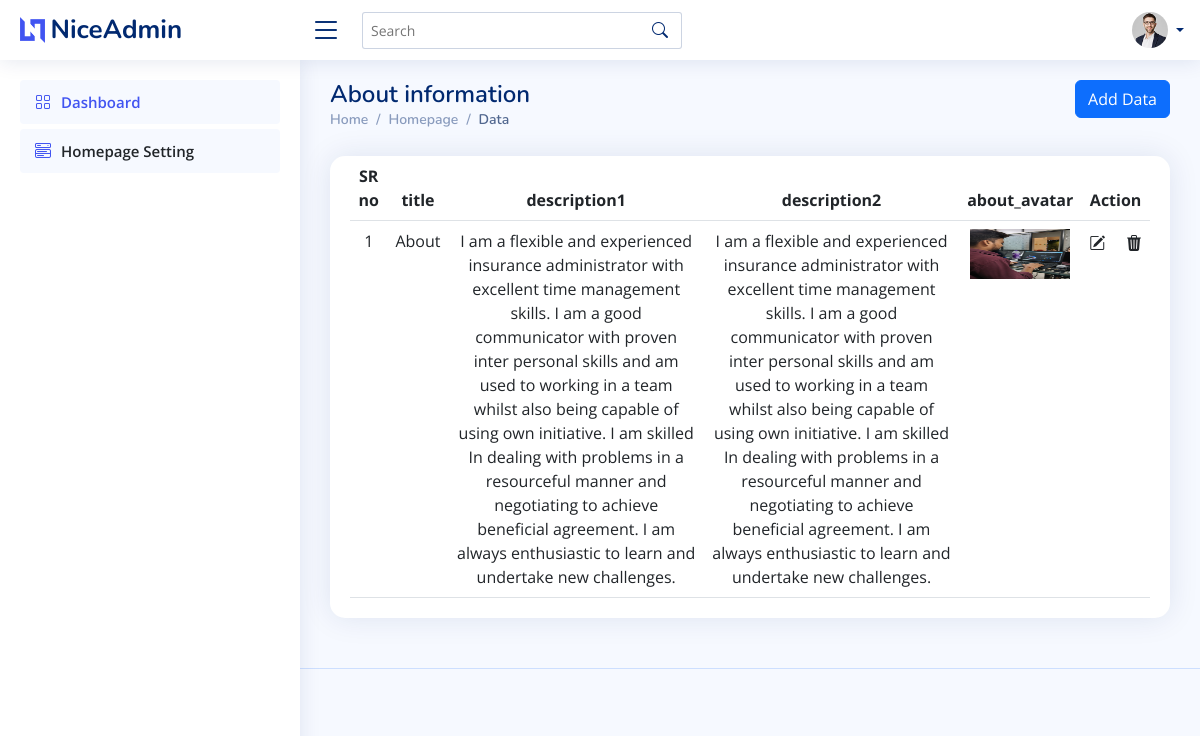
Page /about_table on the committed database.
### Adminside/models.py (models this page shows, shortened)
class About(models.Model):
    title = models.CharField(max_length=20, blank=True, null=True)
    description1 = models.TextField(blank=False, null=True)
    description2 = models.TextField(blank=False, null=True)
    about_avatar = models.ImageField(upload_to='Gallary',blank=True,null=True)

### Adminside/views.py (the view)
# urls.py: path('about_table',views.about_table,name='about_table'),
def about_table(request):
    data = About.objects.all()
    return render(request, 'about_table.html', {'data': data})

### template/about_table.html (shortened to what this page needs)
{% extends "base.html" %}{% load static %}{% block content %}
<main id="main" class="main">
  <div class="d-flex" style="justify-content: space-between;">
    <div class="pagetitle">
      <h1>About information</h1>
      <nav>
        <ol class="breadcrumb">
          <li class="breadcrumb-item"><a href="{% url 'index' %}">Home</a></li>
          <li class="breadcrumb-item"><a href="{% url 'settings' %}">Homepage</a></li>
          <li class="breadcrumb-item active">Data</li>
        </ol>
      </nav>
    </div>
    <div class="add_btn" style="justify-content:end;">
      <button type="button" class="btn btn-primary" data-bs-toggle="modal" data-bs-target="#basicModal">
        Add Data
      </button>
    </div>
  </div>
    <section class="section">
      <div class="row">
        <div class="col-lg-12">
          <div class="card">
            <div class="card-body">
              <table class="table" style="margin: 0 auto; text-align: center;">
                <thead>
                  <tr>
                    <th scope="col">SR no</th>
                    <th scope="col">title</th>
                    <th scope="col">description1</th>
                    <th scope="col">description2</th>
                    <th scope="col">about_avatar</th>
                    <th scope="col">Action</th>
                  </tr>
                </thead>
                <tbody>
                  {% for i in data %}
                  <tr>
                    <td>{{forloop.counter}}</td>
                    <td>{{i.title}}</td>
                    <td>{{i.description1}}</td>
                    <td>{{i.description2}}</td>
                    <td>
                      {% if i.about_avatar %}
                      <img src="{{i.about_avatar.url}}" height="50px" width="100px">
                      {% endif %}
                      </td>
                    <td>
                      <div class="btn-group" role="group" aria-label="Basic example">
                        <a class="dropdown-item" href="{% url 'update_about' i.id %}"><i class="bi bi-pencil-square"></i></a>
                        <a class="dropdown-item" href="" onclick="delete_about('{{i.id}}')" data-bs-toggle="modal" data-bs-target="#verticalycentered"><i class="bi bi-trash3-fill"></i></a>
                      </div>
                    </td>
                  </tr>
                  {% endfor %}
                </tbody>
              </table>
            </div>
          </div>
        </div>
      </div>
    </section>
  </main>
  {% endblock %}

### static/Adminside/assets/css/style.css (style rules this page uses)
:root { scroll-behavior: smooth; }
body { font-family: "Open Sans", sans-serif; background: #f6f9ff; color: #444444; }
a { color: #4154f1; text-decoration: none; }
h1, h2, h3, h4, h5, h6 { font-family: "Nunito", sans-serif; }
#main { margin-top: 60px; padding: 20px 30px; transition: all 0.3s; }
.pagetitle { margin-bottom: 10px; }
.pagetitle h1 { font-size: 24px; margin-bottom: 0; font-weight: 600; color: #012970; }
.card { margin-bottom: 30px; border: none; border-radius: 15px; box-shadow: 0px 0 30px rgba(1, 41, 112, 0.1); }
.card-body { padding: 0 20px 20px 20px; }
.breadcrumb { font-size: 14px; font-family: "Nunito", sans-serif; color: #899bbd; font-weight: 600; }
.breadcrumb a { color: #899bbd; transition: 0.3s; }
.breadcrumb .breadcrumb-item::before { color: #899bbd; }
.breadcrumb .active { color: #51678f; font-weight: 600; }
@media (min-width: 1200px) { #main, #footer { margin-left: 300px; } }

### rows in the picture
About: title "About", description1 "I am a flexible and experienced insurance administrator with excellent time management skills. I am a good communicator with proven inter personal skills and am used to working in a team whilst also being capable of using own initiative. I am skilled In dealing with problems in a resourceful manner and negotiating to achieve beneficial agreement. I am always enthusiastic to learn and undertake new challenges.", description2 "I am a flexible and experienced insurance administrator with excellent time management skills. I am a good communicator with proven inter personal skills and am used to working in a team whilst also being capable of using own initiative. I am skilled In dealing with problems in a resourceful manner and negotiating to achieve beneficial agreement. I am always enthusiastic to learn and undertake new challenges.", about_avatar (picture)
